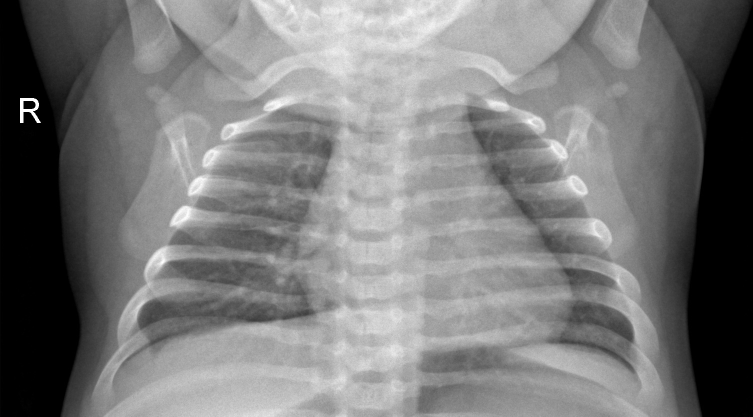
#> input picture data/train/NORMAL/IM-0199-0001.jpeg, 1506 x 833 px, found by its file name (shown at 1/2 size); its folder holds only this picture in this run
$ python -i data.py   (imports and definitions only)
#> lines starting #> are read from the running program, lines starting #| are printed output that depends on the picture
import numpy as np
import cv2
from os import listdir
from os.path import isfile, join
from tqdm import tqdm

paths = {"train": "data/train", "val": "data/val"}

def process(path):
    img = cv2.imread(path)
#> img is the input picture: shape (833, 1506, 3); min 0, max 255, mean 121.3
    if img is not None:
        # Create new tuple with new width and height
        newDim = (150, 150)
        # Resize img to avoid using too much memory
        resizedImg = cv2.resize(img, newDim)
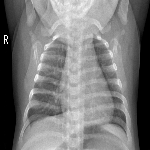
#> resizedImg: shape (150, 150, 3); min 0, max 255, mean 121.3
        return resizedImg
    return None

def prepData(path):
    x_data = []
    y_data = []
    addonPaths = ["/NORMAL/", "/PNEUMONIA/"]
    for idx, addon in tqdm(enumerate(addonPaths)):
#> (the run stopped early here; a loop or call above may not have finished)
